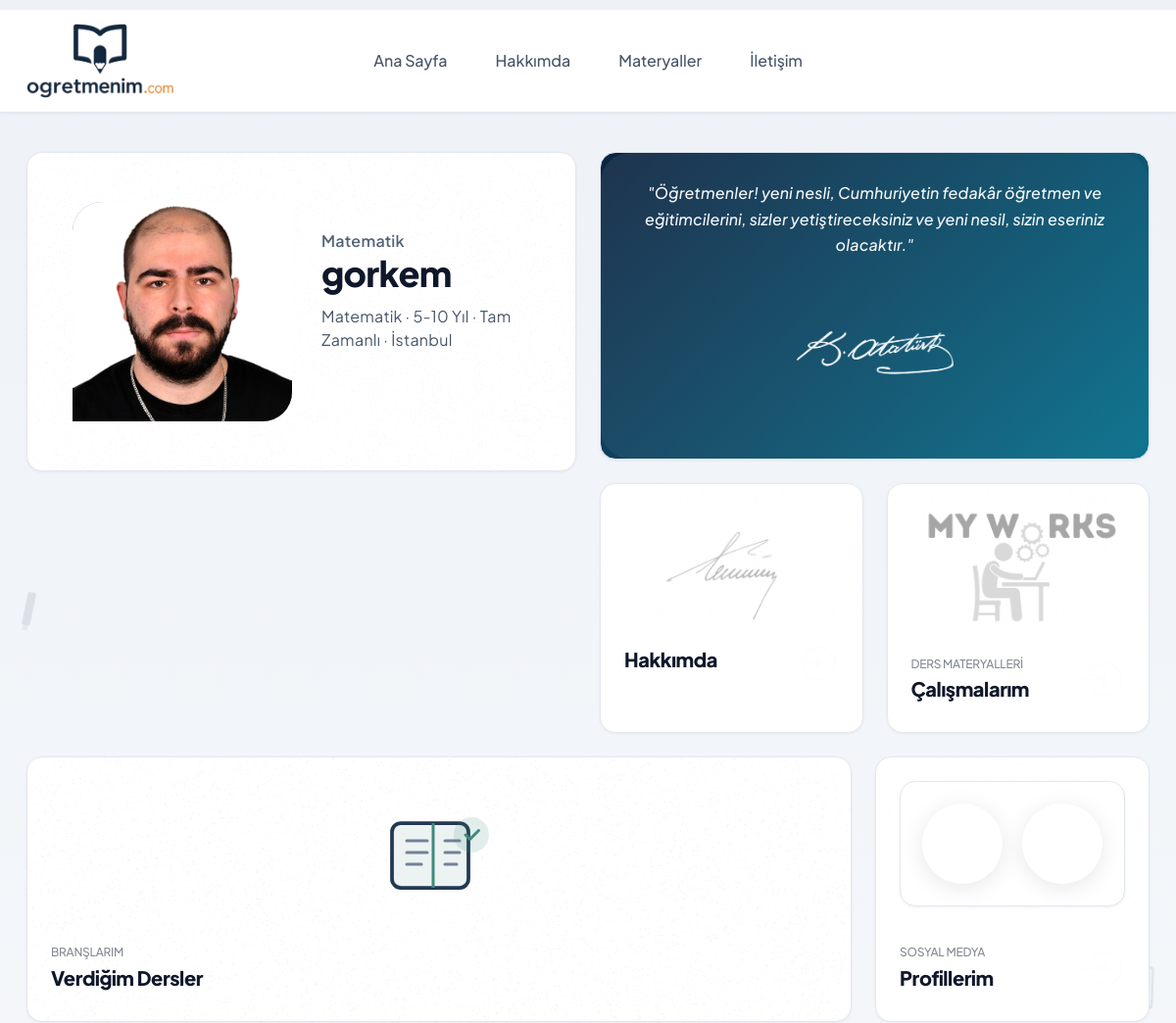
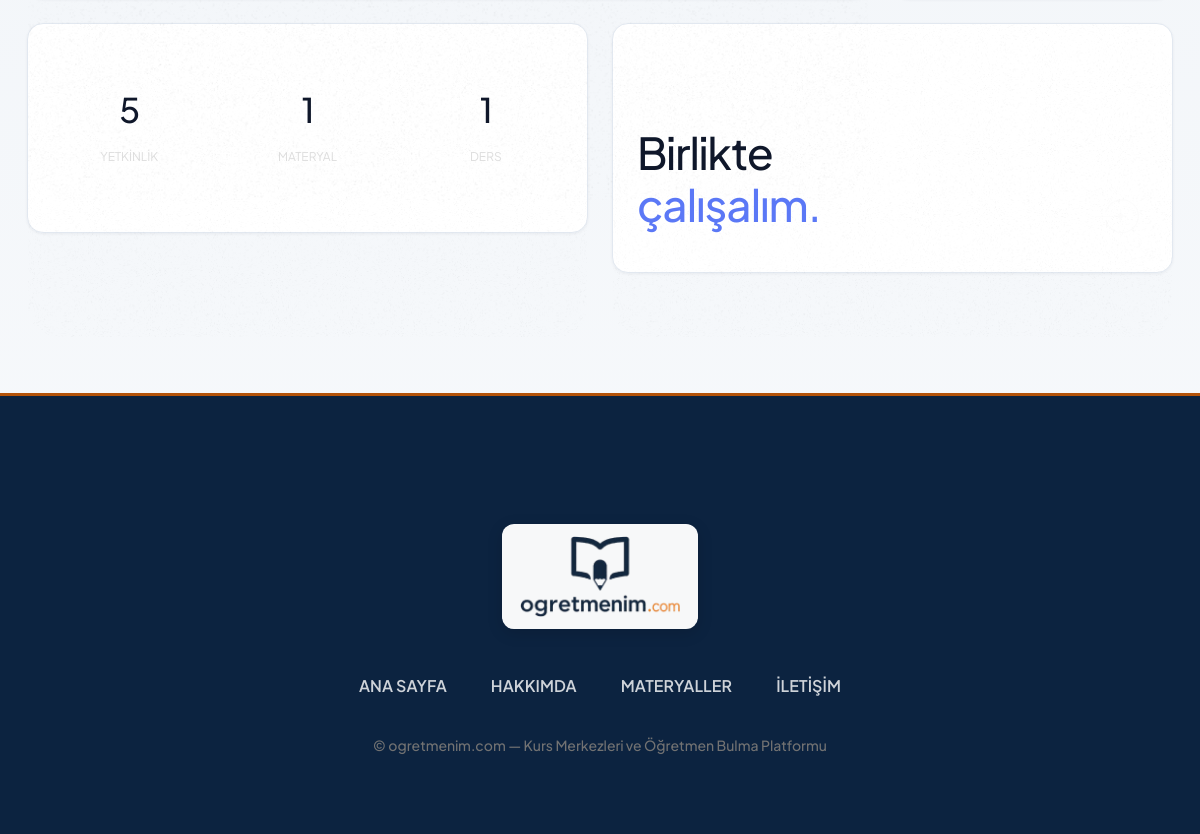
/usersite/8 (signed in), run on the app's committed database (2 pictures, top to bottom).
### conntoapp/models.py (models this page shows, shortened)
class CustomUser(AbstractUser):
    fullname = models.CharField(max_length=100, verbose_name="Ad Soyad")
    twitter = models.CharField(max_length=100, null=True, blank=True, verbose_name="Twitter (X)")
    facebook = models.CharField(max_length=100, null=True, blank=True, verbose_name="Facebook")
    linkedin = models.CharField(max_length=100, null=True, blank=True, verbose_name="LinkedIn")
    instagram = models.CharField(max_length=100, null=True, blank=True, verbose_name="Instagram")
    gender = models.CharField(max_length=6, choices=CustomUserChoices.GENDER_CHOICES, verbose_name="Cinsiyet")
    birth_date = models.DateField(verbose_name="Doğum Tarihi")
    phone = models.CharField(max_length=20, null=True, blank=True, verbose_name="Telefon")
    branch = models.CharField(
        max_length=50,
        choices=TeacherChoices.BRANCH_CHOICES,
        default='matematik',
        verbose_name="Branş",
    )
    experience_years = models.CharField(
        max_length=10,
        choices=TeacherChoices.EXPERIENCE_CHOICES,
        default='0-1',
        verbose_name="Deneyim Süresi",
    )
    work_schedule = models.CharField(
        max_length=20,
        choices=TeacherChoices.WORK_SCHEDULE_CHOICES,
        default='her_ikisi',
        verbose_name="Çalışma Şekli",
    )
    city = models.CharField(max_length=30, choices=CustomUserChoices.TURKISH_CITIES, verbose_name="Şehir")
    district = models.CharField(max_length=50, null=True, blank=True, verbose_name="İlçe")
    job = models.CharField(max_length=20, blank=True, default='')
    short_description = models.CharField(max_length=100, null=True, blank=True, verbose_name="Kısa Tanıtım")
    long_description = models.TextField(max_length=500, null=True, blank=True, verbose_name="Biyografi")
    view = models.IntegerField(default=0)
    last_seen = models.DateTimeField(null=True, blank=True, verbose_name="Son Aktiflik")
    image = models.ImageField(upload_to="images/", default="images/default.jpg", null=False, blank=False, verbose_name="Profil Fotoğrafı")
    class Meta:
        verbose_name = "Öğretmen"
        verbose_name_plural = "Öğretmenler"
    def get_work_schedule_profile_display(self):
        labels = []
        if self.work_schedule in ('tam_zamanli', 'her_ikisi'):
            labels.append('Tam Zamanlı')
        if self.work_schedule in ('yari_zamanli', 'her_ikisi'):
            labels.append('Yarı Zamanlı')
        return ' · '.join(labels)

### usersiteapp/views.py (the view)
# urls.py: path('<int:pk>', views.index, name="usersite_home"),
def index(request, pk):
    redirect_response = _require_usersite_access(request, pk)
    if redirect_response:
        return redirect_response
    user = getUser(pk)
    return render(request, "index.html", {'user':user})

### conntoapp/context_processors.py (called while the page is built)
def site_processor(request):
    return {
        'SITE_NAME': settings.SITE_NAME,
        'SITE_TAGLINE': settings.SITE_TAGLINE,
        'header_branches': TeacherChoices.BRANCH_CHOICES,
        'header_cities': CustomUserChoices.TURKISH_CITIES,
    }

def course_center_processor(request):
    if 'course_center_id' in request.session:
        try:
            course_center = CourseCenter.objects.get(id=request.session['course_center_id'])
            return {
                'current_course_center': course_center,
                'is_course_center_view': True,
            }
        except CourseCenter.DoesNotExist:
            del request.session['course_center_id']
            del request.session['is_course_center']
    return {
        'current_course_center': None,
        'is_course_center_view': False,
    }

### conntoapp/course_center_auth.py (called while the page is built, shortened)
def redirect_if_cannot_view_usersite(request, pk):
    if request.session.get('course_center_id'):
        return None

### conntoapp/user_presence.py (called while the page is built)
def should_update_presence(last_seen):
    if not last_seen:
        return True
    return timezone.now() - last_seen >= PRESENCE_UPDATE_INTERVAL

### usersiteapp/views.py (called while the page is built)
def _require_usersite_access(request, pk):
    return redirect_if_cannot_view_usersite(request, pk)

def getUser(pk):
    user = CustomUser.objects.filter(id = pk).first()
    return user

### usersiteapp/templates/index.html (shortened to what this page needs)
{% extends 'conntoapp/userbase/userbase.html' %}
{% load static %}
{% block content %}
  <section class="about-area">
    <div class="container">
      <div class="row">
        <div class="col-md-6" data-aos="zoom-in">
          <div class="about-me-box shadow-box">
            <img src="{% static 'userstatic/assets/images/bg1.png' %}" alt="Arka plan" class="bg-img" />
            <div class="img-box">
              <img src="{{ user.image.url }}" alt="Hakkımda" />
            </div>
            <div class="infos">
              <h4>{{ user.get_branch_display }}</h4>
              <h1>{{ user.fullname }}</h1>
              <p>{{ user.get_branch_display }} · {{ user.get_experience_years_display }} · {{ user.get_work_schedule_profile_display }} · {{ user.get_city_display }}</p>
              <a href="{% url "about" user.id %}" class="about-btn"><img src="{% static 'userstatic/assets/images/icon.svg' %}" alt="Detaya git" /></a>
            </div>
          </div>
        </div>
        <div class="col-md-6">
          <div class="about-credentials-wrap">
            <div data-aos="zoom-in">
              <div class="banner shadow-box connto-ataturk-banner">
                <p class="connto-ataturk-banner__quote">"Öğretmenler! yeni nesli, Cumhuriyetin fedakâr öğretmen ve eğitimcilerini, sizler yetiştireceksiniz ve yeni nesil, sizin eseriniz olacaktır."</p>
                <img src="{% static 'userstatic/assets/images/ataturk-sign.png' %}" alt="Mustafa Kemal Atatürk imzası" class="connto-ataturk-banner__sign" />
              </div>
            </div>
            <div class="gx-row d-flex gap-24">
              <div data-aos="zoom-in">
                <div class="about-crenditials-box info-box shadow-box h-full">
                  <img src="{% static 'userstatic/assets/images/sign.png' %}" alt="İmza" />
                  <div class="d-flex align-items-center justify-content-between">
                    <div class="infos">
                      <h1>Hakkımda</h1>
                    </div>
                    <a href="{% url 'credentials' user.id %}" class="about-btn"><img src="{% static 'userstatic/assets/images/icon.svg' %}" alt="Detaya git" /></a>
                  </div>
                </div>
              </div>
              <div data-aos="zoom-in">
                <div class="about-project-box info-box shadow-box h-full">
                  <img src="{% static 'userstatic/assets/images/my-works.png' %}" alt="Çalışmalarım" />
                  <div class="d-flex align-items-center justify-content-between">
                    <div class="infos">
                      <h4>Ders Materyalleri</h4>
                      <h1>Çalışmalarım</h1>
                    </div>
                    <a href="{% url 'work' user.id %}" class="about-btn"><img src="{% static 'userstatic/assets/images/icon.svg' %}" alt="Detaya git" /></a>
                  </div>
                </div>
              </div>
            </div>
          </div>
        </div>
      </div>
      <div class="row mt-24">
        <div class="col-md-12">
          <div class="blog-service-profile-wrap d-flex gap-24">
            <div data-aos="zoom-in" class="flex-1">
              <div class="about-services-box info-box shadow-box h-full">
                <img src="{% static 'userstatic/assets/images/bg1.png' %}" alt="Arka plan" class="bg-img" />
                <div class="connto-services-icon" aria-hidden="true">
                </div>
                <div class="d-flex align-items-center justify-content-between">
                  <div class="infos">
                    <h4>Branşlarım</h4>
                    <h1>Verdiğim Dersler</h1>
                  </div>
                  <a href="{% url "services" user.id %}" class="about-btn"><img src="{% static 'userstatic/assets/images/icon.svg' %}" alt="Detaya git" /></a>
                </div>
              </div>
            </div>
            <div data-aos="zoom-in">
              <div class="about-profile-box info-box shadow-box h-full">
                <div class="inner-profile-icons shadow-box">
                  <a></a>
                  <a></a>
                </div>
                <div class="d-flex align-items-center justify-content-between">
                  <div class="infos">
                    <h4>Sosyal Medya</h4>
                    <h1>Profillerim</h1>
                  </div>
                  <a href="{% url 'contact' user.id %}" class="about-btn"><img src="{% static 'userstatic/assets/images/icon.svg' %}" alt="Detaya git" /></a>
                </div>
              </div>
            </div>
          </div>
        </div>
      </div>
      <div class="row mt-24">
        <div class="col-md-6" data-aos="zoom-in">
          <div class="about-client-box info-box shadow-box">
            <img src="{% static 'userstatic/assets/images/bg1.png' %}" alt="Arka plan" class="bg-img" />
            <div class="clients d-flex align-items-start gap-24 justify-content-center">
              <div class="client-item">
                <h1>{{user.userskills.count}}</h1>
                <p>Yetkinlik</p>
              </div>
              <div class="client-item">
                <h1>{{user.userworks.count}}</h1>
                <p>Materyal</p>
              </div>
              <div class="client-item">
                <h1>{{user.userservices.count}}</h1>
                <p>Ders</p>
              </div>
            </div>
          </div>
        </div>
        <div class="col-md-6" data-aos="zoom-in">
          <div class="about-contact-box info-box shadow-box">
            <img src="{% static 'userstatic/assets/images/bg1.png' %}" alt="Arka plan" class="bg-img" />
            <img src="{% static 'userstatic/assets/images/icon2.png' %}" alt="Simge" class="star-icon" />
            <h1>Birlikte<br /><span>çalışalım.</span></h1>
            <a href="{% url 'contact' user.id %}" class="about-btn"><img src="{% static 'userstatic/assets/images/icon.svg' %}" alt="Detaya git" /></a>
          </div>
        </div>
      </div>
    </div>
  </section>
{% endblock %}

### data on the page
CustomUser: image (picture), branch "Matematik", fullname "gorkem", experience_years "5-10 Yıl", work_schedule_profile "Tam Zamanlı", city "İstanbul", userskills.count "5", userworks.count "1", userservices.count "1"

### other printed values
{{ SITE_NAME }} "ogretmenim.com"
{{ SITE_TAGLINE }} "Kurs Merkezleri ve Öğretmen Bulma Platformu"
